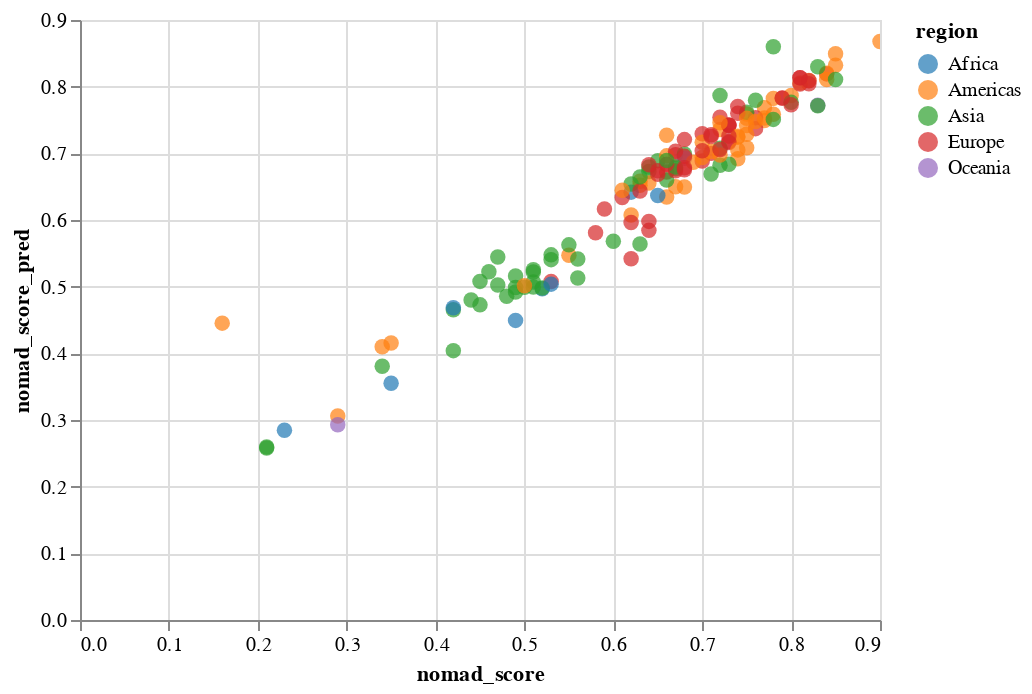

Notebook code for this chart:
### Code cell
data_test['nomad_score_pred'] = y_pred

alt.Chart(data_test).mark_circle(size=60).encode(
    x='nomad_score',
    y='nomad_score_pred',
    color=alt.Color('region', scale=alt.Scale(scheme='category10')),
    tooltip=['region','weed','place']
).interactive()

### Figure 1 — Vega-Lite specification as saved in the notebook (floating-point values rounded to 4 significant figures; data arrays with more than 128 entries replaced by an {"elided": "..."} marker saying what was removed)
{"config": {"view": {"continuousWidth": 400, "continuousHeight": 300}}, "data": {"name": "data-50489a855df75c8b234edf9026308cf4"}, "mark": {"type": "circle", "size": 60}, "encoding": {"color": {"type": "nominal", "field": "region", "scale": {"scheme": "category10"}}, "tooltip": [{"type": "nominal", "field": "region"}, {"type": "quantitative", "field": "weed"}, {"type": "nominal", "field": "place"}], "x": {"type": "quantitative", "field": "nomad_score"}, "y": {"type": "quantitative", "field": "nomad_score_pred"}}, "selection": {"selector002": {"type": "interval", "bind": "scales", "encodings": ["x", "y"]}}, "$schema": "https://vega.github.io/schema/vega-lite/v4.8.1.json", "datasets": {"data-50489a855df75c8b234edf9026308cf4": {"elided": "156 records"}}}
